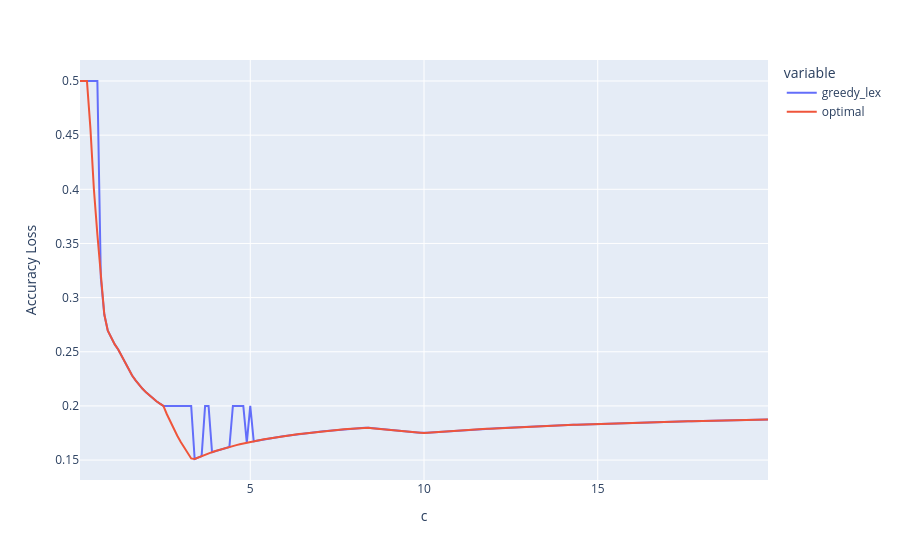

Notebook cell for this chart:
### Code cell
results = {"c": regularizer, "greedy_lex": accuracy_losses_greedy_lex, "optimal": accuracy_losses_optimal}
px.line(results, x="c", y=["greedy_lex", "optimal"], markers=len(C)==1).update_layout(yaxis=dict(title="Accuracy Loss"))

### Figure 1 — Plotly figure (JSON) as saved in the notebook; plotly's stock layout.template omitted (floating-point values rounded to 4 significant figures; data arrays with more than 128 entries replaced by an {"elided": "..."} marker saying what was removed)
{"data": [{"hovertemplate": "variable=greedy_lex<br>c=%{x}<br>value=%{y}<extra></extra>", "legendgroup": "greedy_lex", "line": {"color": "#636efa", "dash": "solid"}, "marker": {"symbol": "circle"}, "mode": "lines", "name": "greedy_lex", "orientation": "v", "showlegend": true, "type": "scatter", "x": {"elided": "199 float values"}, "xaxis": "x", "y": {"elided": "199 float values"}, "yaxis": "y"}, {"hovertemplate": "variable=optimal<br>c=%{x}<br>value=%{y}<extra></extra>", "legendgroup": "optimal", "line": {"color": "#EF553B", "dash": "solid"}, "marker": {"symbol": "circle"}, "mode": "lines", "name": "optimal", "orientation": "v", "showlegend": true, "type": "scatter", "x": {"elided": "199 float values"}, "xaxis": "x", "y": {"elided": "199 float values"}, "yaxis": "y"}], "layout": {"legend": {"title": {"text": "variable"}, "tracegroupgap": 0}, "margin": {"t": 60}, "xaxis": {"anchor": "y", "domain": [0, 1], "title": {"text": "c"}}, "yaxis": {"anchor": "x", "domain": [0, 1], "title": {"text": "Accuracy Loss"}}}}
